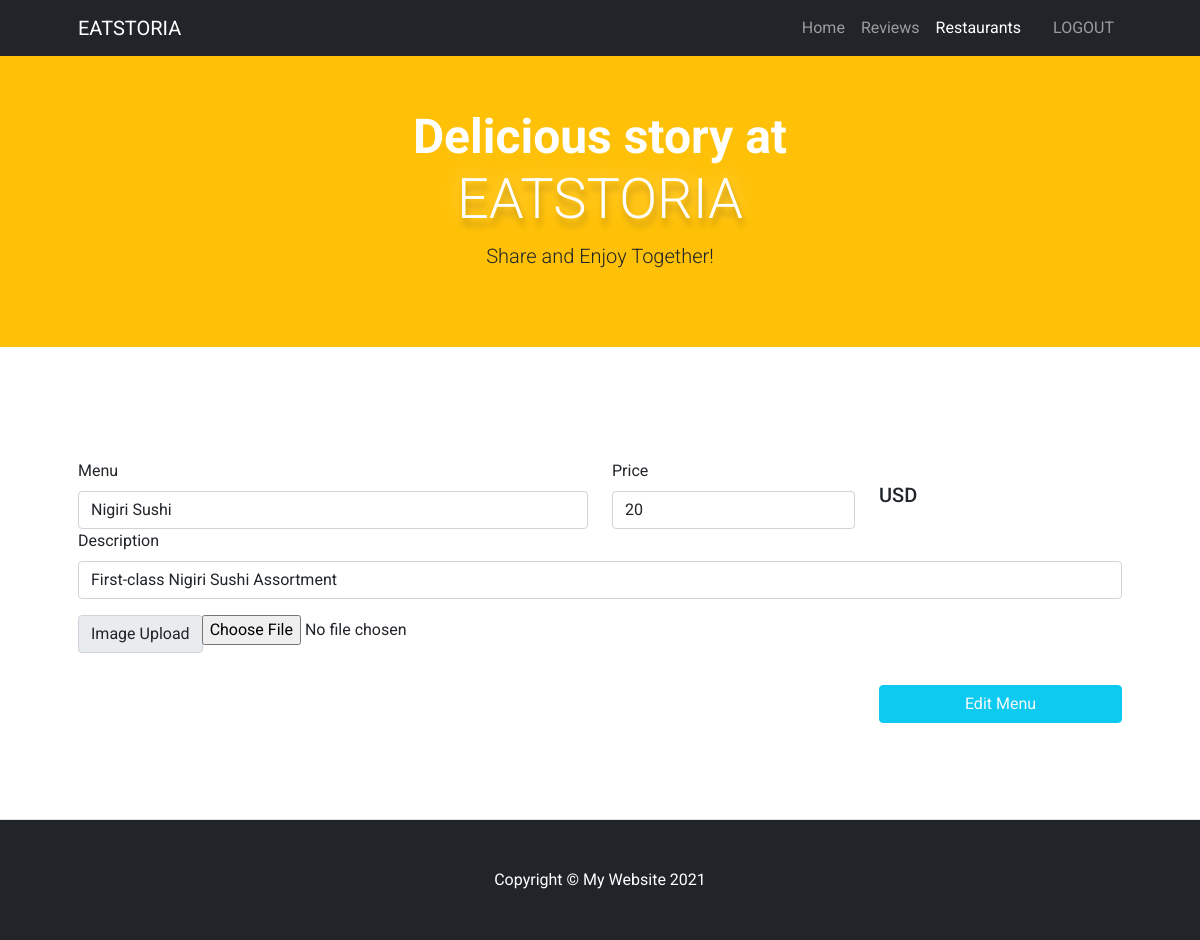
Page /edit-menu.php?id=1 on the committed database.
### tables this page shows
CREATE TABLE `menu` (
  `menu_id` int(11) NOT NULL,
  `menu_title` varchar(100) NOT NULL,
  `price` varchar(100) NOT NULL,
  `description` varchar(200) NOT NULL,
  `rest_id` int(11) NOT NULL
);

### class/database.php (called while the page is built, shortened)
<?php
class Database{
    private $servername = "localhost";
    private $username = "root";
    private $password = "";
    private $database = "eatstoria";
    public function connect(){
        $conn = new mysqli($this->servername, $this->username, $this->password, $this->database);
        if($conn->connect_error){
            die("ERROR CONNECTING TO THE DATABASE ".$conn->connect_error);
        }else{
            return $conn;
        }
    }
}
?>

### class/menu.php (called while the page is built, shortened)
<?php
require_once 'database.php';
class Menu extends Database{
    private $menu_title;
    private $price;
    private $description;
    public function __construct($menu_id=NULL){
        $this->conn = $this->connect();
        if($menu_id !=NULL){
            $sql = "SELECT menu_id, menu_title, price, description, rest_id FROM menu
                    WHERE menu_id = $menu_id";
            $result = $this->conn->query($sql);
            if($result && $result->num_rows>0){
                $menu = $result->fetch_assoc();
                $this->menu_title = $menu["menu_title"];
                $this->price = $menu["price"];
                $this->description = $menu["description"];
            }
        }
    }
    public function getMenuTitle(){
        return $this->menu_title;
    }
    public function getPrice(){
        return $this->price;
    }
    public function getDescription(){
        return $this->description;
    }
}
?>

### edit-menu.php (the view, shortened to what this page needs)
<?php
$user = new User($_SESSION["account_id"]);
$rest_username = $user->getRestUsername();
include 'class/menu.php';
$menu_id = isset($_GET["id"]) ? $_GET["id"] : NULL;
$menu = new Menu($menu_id);
$menu_title = $menu->getMenuTitle();
$price = $menu->getPrice();
$description = $menu->getDescription();
?>
<!DOCTYPE html>
<html lang="en">
<head>
    <link href="https://cdn.jsdelivr.net/npm/bootstrap-icons@1.4.1/font/bootstrap-icons.css" rel="stylesheet" />
    <link href="css/styles.css" rel="stylesheet" />
    <link rel="stylesheet" href="https://cdnjs.cloudflare.com/ajax/libs/font-awesome/5.15.3/css/all.min.css" />
</head>
<body>
    <nav class="navbar navbar-expand-lg navbar-dark bg-dark">
        <div class="container px-5">
            <a class="navbar-brand" href="index-owner.php">EATSTORIA</a>
            <div class="collapse navbar-collapse" id="navbarSupportedContent">
                <ul class="navbar-nav ms-auto mb-2 mb-lg-0">
                <li class="nav-item"><a class="nav-link" href="index-owner.php">Home</a></li>
                    <li class="nav-item"><a class="nav-link" href="review-top-owner.php">Reviews</a></li>
                    <li class="nav-item"><a class="nav-link active" aria-current="page" href="restaurant-top-owner.php">Restaurants</a></li>
                    <li class="nav-item"><a class="nav-link" href="mypage-restaurant.php"><?php echo "$rest_username"; ?></a></li>
                    <li class="nav-item"><a class="nav-link" href="logout.php">LOGOUT</a></li>
                </ul>
            </div>
        </div>
    </nav>
    <header class="bg-warning py-1">
        <div class="container px-5">
            <div class="row gx-5 justify-content-center">
                <div class="col-lg-6">
                    <div class="text-center my-5">
                        <h1 class="display-5 fw-bolder text-white mb-2">Delicious story at <span class="display-4 lead" style="text-shadow: 2px 8px 6px rgba(0,0,0,0.2), 0px -3px 20px rgba(255,255,255,0.4);">EATSTORIA</span></h1>
                        <p class="lead text-dark-50 mb-4">Share and Enjoy Together!</p>
                    </div>
                </div>
            </div>
        </div>
    </header>
    <section class="py-5 border-bottom" id="features">
        <div class="container px-5 my-5">
            <form action="action/edit-menu.php" method="POST">
                <div class="row">
                    <div class="col-6 mt-3">
                        <label for="menu" class="form-label">Menu</label>
                        <input type="text" name="editmenutitle" value="<?php echo $menu_title; ?>" class="form-control" required>
                    </div>
                    <div class="col-6 mt-3">
                        <div class="row">
                            <div class="col-6">
                                <label for="price" class="form-label">Price</label>
                                <input type="number" name="editprice" value="<?php echo $price; ?>" class="form-control" min=0 required>
                            </div>
                            <div class="col-6">
                                <h5>USD</h5>
                            </div>
                        </div>
                    </div>
                    <div>
                        <label for="menudescription" class="form-label">Description</label>
                        <input type="text" name="editdescription" value="<?php echo $description; ?>" class="form-control" required>
                    </div>
                    <div class="input-group mt-3 mb-3">
                        <div class="input-group-prepend">
                            <span class="input-group-text">Image Upload</span>
                        </div>
                        <div class="rest-file">
                            <input type="file" class="custom-file-input" id="">
                        </div>
                    </div>
                </div>
                <div class="row">
                    <div class="col-9"></div>
                    <div class="col-3">
                        <input type="submit" value="Edit Menu" name="editmenu" id="editmenu" class="btn btn-block btn-info text-light mt-3 w-100">
                    </div>
                </div>
            </form>
        </div>
    </section>
    <footer class="py-5 bg-dark">
        <div class="container px-5">
            <p class="m-0 text-center text-white">Copyright &copy; My Website 2021</p>
        </div>
    </footer>
</body>
</html>

### edit-menu.php (style rules this page uses)
body { font-family: 'Roboto', sans-serif; }

### rows in the picture
menu: editmenutitle "Nigiri Sushi", editprice "20", editdescription "First-class Nigiri Sushi Assortment"
